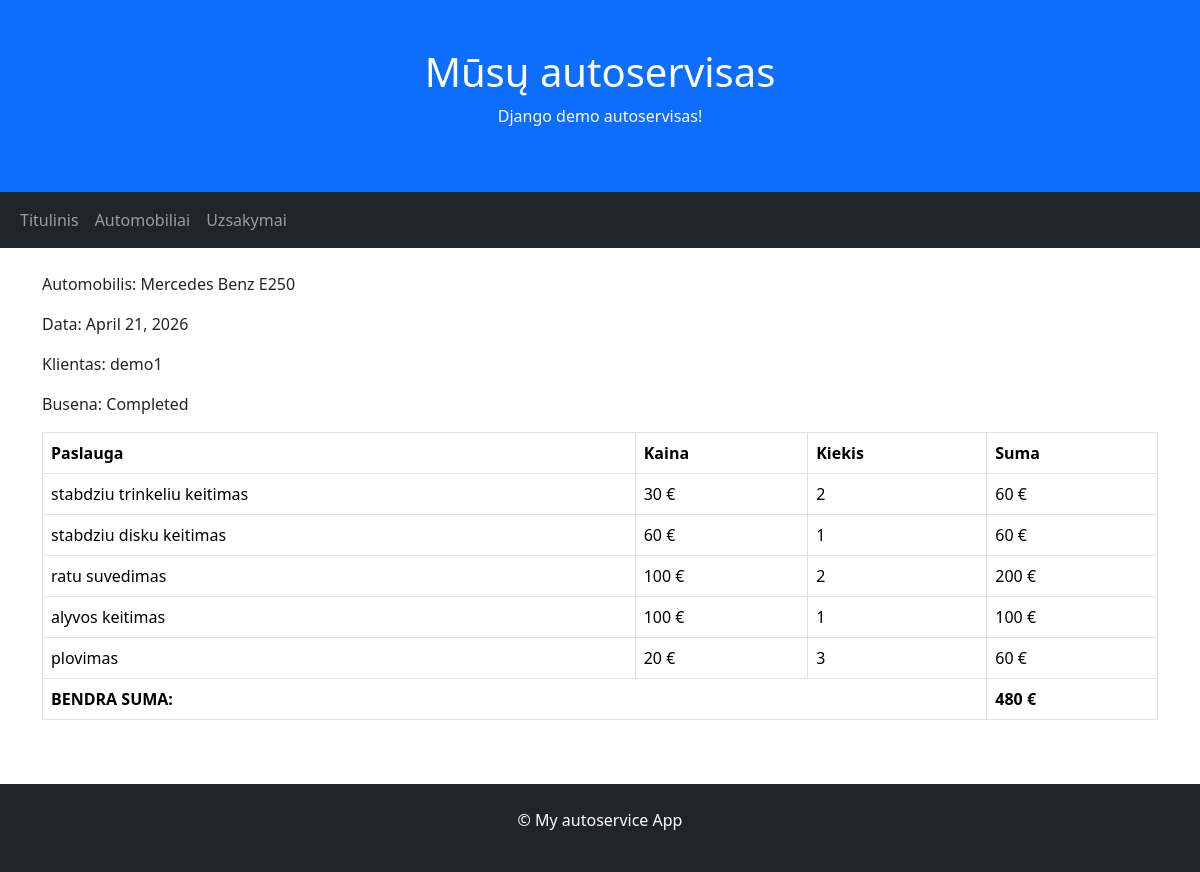
Page /orders/2/ on the committed database.
### autoservice/models.py (models this page shows, shortened)
class Order(models.Model):
    date = models.DateField(auto_now_add=True)
    car = models.ForeignKey(to="Car", on_delete=models.CASCADE)
    client = models.ForeignKey(to=User, on_delete=models.CASCADE)
    STATUS_CHOICES = [
        ('a', 'Administered'),
        ('k', 'Cancelled'),
        ('i', 'In Progress'),
        ('c', 'Completed'),
    ]
    status = models.CharField(choices=STATUS_CHOICES, default='a')
    def total(self):
        lines = self.lines.all()
        total = 0
        for line in lines:
            total += line.service.price * line.quantity
        return total

class Car(models.Model):
    make = models.CharField()
    model = models.CharField()
    license_plate = models.CharField()
    vin_code = models.CharField()
    client_name = models.CharField()
    def __str__(self):
        return f"{self.make} {self.model}"

class OrderLine(models.Model):
    order = models.ForeignKey(to="Order", on_delete=models.CASCADE, related_name='lines')
    service = models.ForeignKey(to="Service", on_delete=models.SET_NULL, null=True, blank=True)
    quantity = models.IntegerField(default=1)
    def line_sum(self):
        return self.service.price * self.quantity

class Service(models.Model):
    name = models.CharField()
    price = models.IntegerField()

### autoservice/views.py (the view)
# urls.py: path('orders/<int:pk>/', views.OrderDetailView.as_view(), name="order"),
class OrderDetailView(generic.DetailView):
    model = Order
    template_name = "order.html"
    context_object_name = "order"

### autoservice/templates/order.html (shortened to what this page needs)
{% extends 'base.html' %}
{% block content %}
<p>Automobilis: {{ order.car }}</p>
<p>Data: {{ order.date }}</p>
<p>Klientas: {{ order.client }}</p>
<p>Busena: {{ order.get_status_display }}</p>
<table class="table table-bordered">
    <thead>
        <tr>
            <th>Paslauga</th>
            <th>Kaina</th>
            <th>Kiekis</th>
            <th>Suma</th>
        </tr>
    </thead>
    <tbody>
        {% for line in order.lines.all %}
            <tr>
                <td>{{ line.service.name }}</td>
                <td>{{ line.service.price }} €</td>
                <td>{{ line.quantity }}</td>
                <td>{{ line.line_sum }} €</td>
            </tr>
        {% endfor %}
        <tr>
            <th colspan="3">BENDRA SUMA:</th>
            <th>{{ order.total }} €</th>
        </tr>
    </tbody>
</table>
{% endblock %}

### rows in the picture
Order: car "Mercedes Benz E250", date "April 21, 2026", client "demo1", status "Completed", total "480"
OrderLine: service.name "stabdziu trinkeliu keitimas", service.price "30", quantity "2", line_sum "60"
OrderLine: service.name "stabdziu disku keitimas", service.price "60", quantity "1", line_sum "60"
OrderLine: service.name "ratu suvedimas", service.price "100", quantity "2", line_sum "200"
OrderLine: service.name "alyvos keitimas", service.price "100", quantity "1", line_sum "100"
OrderLine: service.name "plovimas", service.price "20", quantity "3", line_sum "60"
